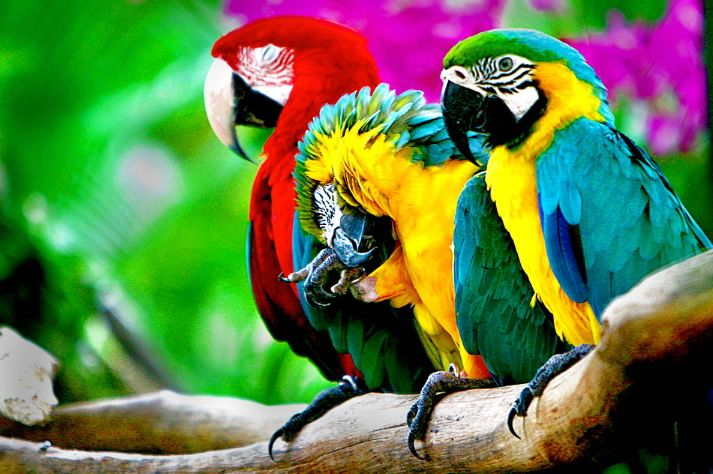
#> input picture 6w - Clustering (k-means)/parrots.jpg, 713 x 474 px
$ python k-means.py
#> lines starting #> are read from the running program, lines starting #| are printed output that depends on the picture; long printed decimals are rounded
import skimage.io as io
from skimage.io import imread
from skimage import img_as_float
import numpy as np
import pandas as pd
import pylab
import matplotlib
import matplotlib.pyplot as plt
from  sklearn.cluster import KMeans


matplotlib.use( 'tkagg' )

image = imread('parrots.jpg')
#> image is the input picture: shape (474, 713, 3); mean R, G, B 96.8, 122.9, 72.5
image_float = img_as_float(image)
print(len(image_float))
#| 474
print(len(image_float[0]))
#| 713
print(len(image_float[0][0]))
#| 3

print(image_float[0])
#> (printed output is left out)
print()
print(image_float[0][0])
#| [0.01569 0.4941 0.01961]


# Define features as x,r coordinates and RGB for each pixel
XYR = image_float[0][:,0:3]
#> XYR = 713 rows, first 8: [0.0157, 0.494, 0.0196], [0.0118, 0.49, 0.0157], [0.00784, 0.494, 0.00784], [0.00784, 0.494, 0.00784], [0.00784, 0.502, 0.0118], [0.0118, 0.506, 0.0157], [0.00784, 0.514, 0.0157], [0.00392, 0.518, 0.0157]
G = image_float[1][:,2]
#> G = 713 values, max 0.898 at index 684, min 0 at index 16, mean 0.389
B = image_float[2][:,2]
#> B = 713 values, max 0.882 at index 684, min 0 at index 17, mean 0.387
XYRGB = np.column_stack((XYR, G, B ))
#> XYRGB = 713 rows, first 6: [0.0157, 0.494, 0.0196, 0.0196, 0.0157], [0.0118, 0.49, 0.0157, 0.0157, 0.0157], [0.00784, 0.494, 0.00784, 0.00784, 0.00784], [0.00784, 0.494, 0.00784, 0.00784, 0.00784], [0.00784, 0.502, 0.0118, 0.0118, 0.0118], [0.0118, 0.506, 0.0157, 0.0157, 0.0157]
X = XYRGB
#> X has the same summary as XYRGB
# print(X)

y_pred = KMeans(init='k-means++', random_state=241).fit_predict(X)
#> y_pred = 713 values, max 7 at index 10, min 0 at index 266, mean 3.48
# print(len(y_pred))
# print(y_pred)
plt.subplot(111)
plt.scatter(X[:, 0], X[:, 1], c=y_pred)
plt.title("first")
# plt.show()


# pylab.imshow(image_float)
# io.show()
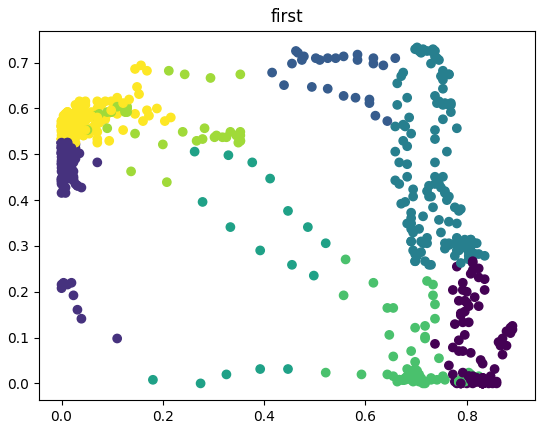
#> figure drawn by matplotlib, 1 panel
